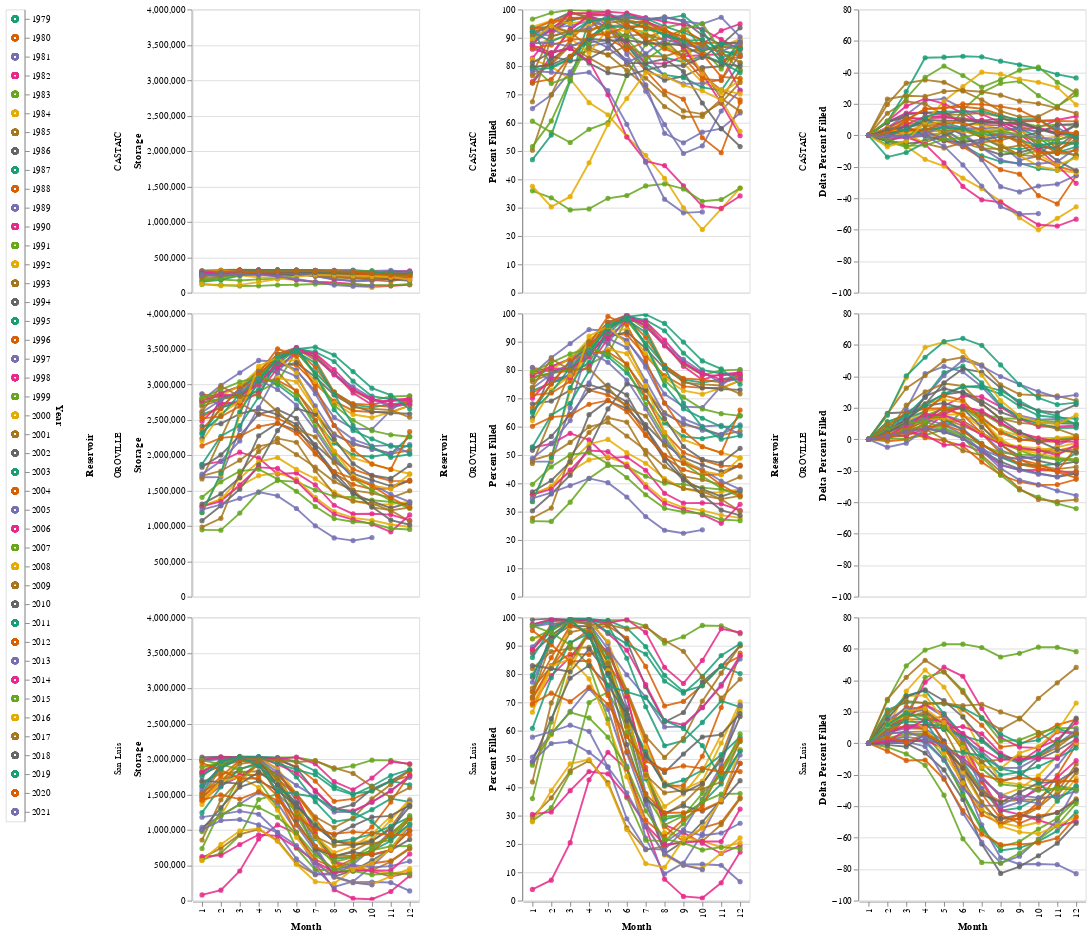

This figure's notebook cell:
### Code cell
#Slider Selector
#slider = alt.binding_range(min = 1999, max = 2021, step = 1, name = 'Year Range')
#selector = alt.selection_single(name = 'SelectorName', fields = ['Year Range'], bind = slider, init = {'Year Range': 1999})
#color = alt.condition(
#    alt.datum.xval < selector.cutoff,
#    alt.value('red'), alt.value('blue')
#)


#Legend Selector
selector = alt.selection_multi(fields = ['Year'])
color = alt.condition(selector,
                     alt.Color('Year:O', legend = None),
                     alt.value('lightgray'))


#Dropdown
#input_dropdown = alt.binding_select(options = [x for x in range(1999,2022,1)])
#selector = alt.selection_single(fields = ["Year"], bind=input_dropdown, name = ' |')

#Checkbox
#input_checkbox = alt.binding_checkbox()
#selector = alt.selection_single(fields=["Year"], bind = input_checkbox, name = '1999')


color = alt.condition(selector,
                      alt.Color('Year:O', scale=alt.Scale(scheme='dark2'), legend=None),
                      alt.value('grey'))
opacity = alt.condition(selector,
                        alt.value(.85),
                        alt.value(.25))

time_chart = alt.Chart(Top_3_Filled_Capacity_Monthly_Average).mark_line(point = True).encode(
    x = 'Month:O',
    color = color,
    opacity = opacity,
    row = "Reservoir",
    tooltip = ["Reservoir", "Year", "Percent Filled", "Month"]
).add_selection(
    selector
).transform_filter(
    selector
).interactive()

legend  = alt.Chart(Top_3_Filled_Capacity_Monthly_Average).mark_point().encode(
    y = alt.Y('Year:O', axis = alt.Axis(orient = 'right')),
    color = color
).add_selection(
    selector
)

legend | (time_chart.encode(y='Storage:Q') | (time_chart.encode(y='Percent Filled:Q')| time_chart.encode(y='Delta Percent Filled:Q')))

### Figure 1 — Vega-Lite specification as saved in the notebook (floating-point values rounded to 4 significant figures; data arrays with more than 128 entries replaced by an {"elided": "..."} marker saying what was removed)
{"config": {"view": {"continuousWidth": 400, "continuousHeight": 300}}, "hconcat": [{"mark": "point", "encoding": {"color": {"condition": {"type": "ordinal", "field": "Year", "legend": null, "scale": {"scheme": "dark2"}, "selection": "selector002"}, "value": "grey"}, "y": {"type": "ordinal", "axis": {"orient": "right"}, "field": "Year"}}, "selection": {"selector002": {"type": "multi", "fields": ["Year"]}}}, {"hconcat": [{"mark": {"type": "line", "point": true}, "encoding": {"color": {"condition": {"type": "ordinal", "field": "Year", "legend": null, "scale": {"scheme": "dark2"}, "selection": "selector002"}, "value": "grey"}, "opacity": {"condition": {"value": 0.85, "selection": "selector002"}, "value": 0.25}, "row": {"type": "nominal", "field": "Reservoir"}, "tooltip": [{"type": "nominal", "field": "Reservoir"}, {"type": "quantitative", "field": "Year"}, {"type": "quantitative", "field": "Percent Filled"}, {"type": "quantitative", "field": "Month"}], "x": {"type": "ordinal", "field": "Month"}, "y": {"type": "quantitative", "field": "Storage"}}, "selection": {"selector002": {"type": "multi", "fields": ["Year"]}, "selector003": {"type": "interval", "bind": "scales", "encodings": ["x", "y"]}}, "transform": [{"filter": {"selection": "selector002"}}]}, {"hconcat": [{"mark": {"type": "line", "point": true}, "encoding": {"color": {"condition": {"type": "ordinal", "field": "Year", "legend": null, "scale": {"scheme": "dark2"}, "selection": "selector002"}, "value": "grey"}, "opacity": {"condition": {"value": 0.85, "selection": "selector002"}, "value": 0.25}, "row": {"type": "nominal", "field": "Reservoir"}, "tooltip": [{"type": "nominal", "field": "Reservoir"}, {"type": "quantitative", "field": "Year"}, {"type": "quantitative", "field": "Percent Filled"}, {"type": "quantitative", "field": "Month"}], "x": {"type": "ordinal", "field": "Month"}, "y": {"type": "quantitative", "field": "Percent Filled"}}, "selection": {"selector002": {"type": "multi", "fields": ["Year"]}, "selector003": {"type": "interval", "bind": "scales", "encodings": ["x", "y"]}}, "transform": [{"filter": {"selection": "selector002"}}]}, {"mark": {"type": "line", "point": true}, "encoding": {"color": {"condition": {"type": "ordinal", "field": "Year", "legend": null, "scale": {"scheme": "dark2"}, "selection": "selector002"}, "value": "grey"}, "opacity": {"condition": {"value": 0.85, "selection": "selector002"}, "value": 0.25}, "row": {"type": "nominal", "field": "Reservoir"}, "tooltip": [{"type": "nominal", "field": "Reservoir"}, {"type": "quantitative", "field": "Year"}, {"type": "quantitative", "field": "Percent Filled"}, {"type": "quantitative", "field": "Month"}], "x": {"type": "ordinal", "field": "Month"}, "y": {"type": "quantitative", "field": "Delta Percent Filled"}}, "selection": {"selector002": {"type": "multi", "fields": ["Year"]}, "selector003": {"type": "interval", "bind": "scales", "encodings": ["x", "y"]}}, "transform": [{"filter": {"selection": "selector002"}}]}]}]}], "data": {"name": "data-af0756bb84e0018ece8019f4dda1c557"}, "$schema": "https://vega.github.io/schema/vega-lite/v4.8.1.json", "datasets": {"data-af0756bb84e0018ece8019f4dda1c557": {"elided": "1542 records"}}}
